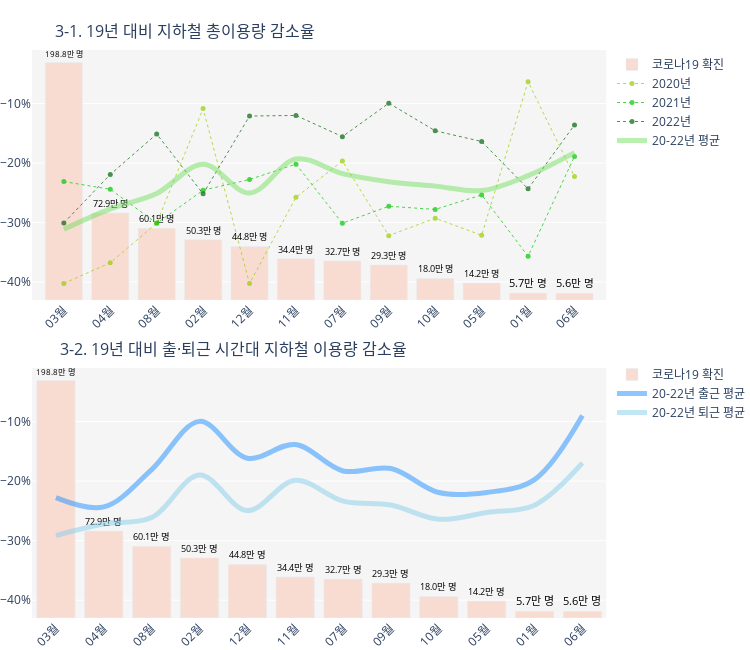

Notebook cell for this chart:
### Code cell
# 서울시의 코로나19 확진 발생 추이와 지하철 이용량의 상관관계 그래프 생성
fig = make_subplots(rows=2, cols=1, vertical_spacing = 0.12,
                    specs=[[{'secondary_y': True}], [{'secondary_y': True}]],
                    subplot_titles=('3-1. 19년 대비 지하철 총이용량 감소율', '3-2. 19년 대비 출·퇴근 시간대 지하철 이용량 감소율'))


# 월별 서울시 코로나19 확진 발생 그래프
text = []
for i in range(12):
    t = round(confirmed_sort['confirmed']/10000, 1)
    cnt = t.iloc[i]
    text.append(f'{cnt}만 명')
fig.add_trace(go.Bar(x=confirmed_sort['month'], y=confirmed_sort['confirmed']/10000, name='코로나19 확진',
                     text=text, textposition='outside', textfont={'color':'black'}, marker_color='#f8dcd2',
                     hovertemplate=text, legendgroup='1'), row=1, col=1)

# 19년 대비 2020년 월별 서울시 지하철 이용량 감소율 그래프
hover_text_2020 = []
for i in sort_indx :
    ratio = ratio_2019['per_2019'][i]
    hover_text_2020.append(f'19년 대비 {ratio}%')

fig.add_trace(go.Scatter(x=confirmed_sort['month'], 
                         y=(ratio_2019[ratio_2019['year']=='2020년']['per_2019']/100).reindex(index=sort_indx), name='2020년',
                         opacity=0.7, mode='lines+markers', marker_size=5, line=dict(color='#99cc00', dash='dot', width=1), 
                         hovertemplate=hover_text_2020, legendgroup='1'),row=1, col=1, secondary_y=True)

# 19년 대비 2021년 월별 서울시 지하철 이용량 감소율 그래프
hover_text_2021 = []
for i in sort_indx2 :
    ratio = ratio_2019['per_2019'][i]
    hover_text_2021.append(f'19년 대비 {ratio}%')
    
fig.add_trace(go.Scatter(x=confirmed_sort['month'], 
                         y=(ratio_2019[ratio_2019['year']=='2021년']['per_2019']/100).reindex(index=sort_indx2), name='2021년',
                         opacity=0.7, mode='lines+markers', marker_size=5, line=dict(color='#00c600', dash='dot', width=1), 
                         hovertemplate=hover_text_2021, legendgroup='1'), row=1, col=1, secondary_y=True)

# 19년 대비 2022년 월별 서울시 지하철 이용량 감소율 그래프
hover_text_2022 = []
for i in sort_indx3 :
    ratio = ratio_2019['per_2019'][i]
    hover_text_2022.append(f'19년 대비 {ratio}%')
    
fig.add_trace(go.Scatter(x=confirmed_sort['month'], 
                         y=(ratio_2019[ratio_2019['year']=='2022년']['per_2019']/100).reindex(index=sort_indx3), name='2022년',
                         opacity=0.7, mode='lines+markers', marker_size=5, line=dict(color='#016509', dash='dot', width=1), 
                         hovertemplate=hover_text_2022, legendgroup='1'), row=1, col=1, secondary_y=True)

# 19년 대비 평균 서울시 지하철 이용량 감소율 그래프
hover_text_mean = []
for i in sort_indx:
    ratio = round(ratio_2019_mean['per_2019'][i],2)
    hover_text_mean.append(f'<b>{ratio}</b>%')
    
fig.add_trace(go.Scatter(x=ratio_2019_mean['month'], y=ratio_2019_mean['per_2019']/100, line_shape='spline', opacity=0.5,
                         mode='lines', name='20-22년 평균', line=dict(color='#74df60', width=5), 
                         hovertemplate=hover_text_mean, legendgroup='1'), row=1, col=1, secondary_y=True)




# 월별 서울시 코로나19 확진 발생 그래프
text = []
for i in range(12):
    t = round(confirmed_sort['confirmed']/10000, 1)
    cnt = t.iloc[i]
    text.append(f'{cnt}만 명')
fig.add_trace(go.Bar(x=confirmed_sort['month'], y=confirmed_sort['confirmed']/10000,name='코로나19 확진',
                     text=text, textposition='outside', textfont={'color':'black'}, marker_color='#f8dcd2',
                     hovertemplate=text, legendgroup='2'), row=2, col=1,)


# 19년 대비 출·퇴근 시간대 평균 서울시 지하철 이용량 감소율 그래프
hover_text_mean = []
for i in sort_indx :
    ratio = round(cummute_ratio_mean['go_to_work_per_2019'][i],2)
    hover_text_mean.append(f'<b>{ratio}</b>%')
    
fig.add_trace(go.Scatter(x=cummute_ratio_mean['month'], y=(cummute_ratio_mean['go_to_work_per_2019']/100).reindex(sort_indx), line_shape='spline',
                         opacity=0.5, mode='lines', name='20-22년 출근 평균', line=dict(color='dodgerblue', width=5), 
                         hovertemplate=hover_text_mean, legendgroup='2'), row=2, col=1, secondary_y=True)

# 19년 대비 출·퇴근 시간대 평균 서울시 지하철 이용량 감소율 그래프
hover_text_mean = []
for i in sort_indx:
    ratio = round(cummute_ratio_mean['get_off_work_per_2019'][i],2)
    hover_text_mean.append(f'<b>{ratio}</b>%')
    
fig.add_trace(go.Scatter(x=cummute_ratio_mean['month'], y=(cummute_ratio_mean['get_off_work_per_2019']/100).reindex(sort_indx), line_shape='spline',
                         opacity=0.5, mode='lines', name='20-22년 퇴근 평균', line=dict(color='skyblue', width=5),
                         hovertemplate=hover_text_mean, legendgroup='2'), row=2, col=1, secondary_y=True)


# 그래프 레이아웃
fig.update_yaxes(showgrid=True)
fig.update_xaxes(tickangle=315, showgrid=False, spikecolor='orangered')
fig.update_layout(width=750, height=650, plot_bgcolor='whitesmoke',
                  yaxis=dict(visible= False),
                  yaxis2=dict(side = 'left',tickformat='.0%', range=[-0.43,-0.01]),
                  yaxis3=dict(visible= False),
                  yaxis4=dict(side = 'left',tickformat='.0%', range=[-0.43,-0.01]),
                  legend=dict(x=0.95, y=1), legend_tracegroupgap=215, 
                  margin=dict(l=0,r=0,b=0,t=50),
                  hovermode='x unified', hoverlabel=dict(bgcolor='white', bordercolor='white'))

fig.layout.annotations[0].update(x=0.25, y=1.01)
fig.layout.annotations[1].update(x=0.33, y=0.45)


# plotly api 연동
# username = 'parkahhyeong'
# api_key = '7w3ys4r0P0495JVPJlHE'
# chart_studio.tools.set_credentials_file(username=username, api_key=api_key)
# py.plot(fig, filename='confirmed_subway', auto_open=True)

fig.show()

### Figure 1 — Plotly figure (JSON) as saved in the notebook; plotly's stock layout.template omitted (floating-point values rounded to 4 significant figures)
{"data": [{"hovertemplate": ["198.8만 명", "72.9만 명", "60.1만 명", "50.3만 명", "44.8만 명", "34.4만 명", "32.7만 명", "29.3만 명", "18.0만 명", "14.2만 명", "5.7만 명", "5.6만 명"], "legendgroup": "1", "marker": {"color": "#f8dcd2"}, "name": "코로나19 확진", "text": ["198.8만 명", "72.9만 명", "60.1만 명", "50.3만 명", "44.8만 명", "34.4만 명", "32.7만 명", "29.3만 명", "18.0만 명", "14.2만 명", "5.7만 명", "5.6만 명"], "textfont": {"color": "black"}, "textposition": "outside", "type": "bar", "x": ["03월", "04월", "08월", "02월", "12월", "11월", "07월", "09월", "10월", "05월", "01월", "06월"], "xaxis": "x", "y": [198.8, 72.86, 60.09, 50.3, 44.75, 34.42, 32.67, 29.28, 17.97, 14.18, 5.731, 5.582], "yaxis": "y"}, {"hovertemplate": ["19년 대비 -40.22%", "19년 대비 -36.76%", "19년 대비 -30.09%", "19년 대비 -10.85%", "19년 대비 -40.25%", "19년 대비 -25.76%", "19년 대비 -19.67%", "19년 대비 -32.2%", "19년 대비 -29.26%", "19년 대비 -32.14%", "19년 대비 -6.34%", "19년 대비 -22.27%"], "legendgroup": "1", "line": {"color": "#99cc00", "dash": "dot", "width": 1}, "marker": {"size": 5}, "mode": "lines+markers", "name": "2020년", "opacity": 0.7, "type": "scatter", "x": ["03월", "04월", "08월", "02월", "12월", "11월", "07월", "09월", "10월", "05월", "01월", "06월"], "xaxis": "x", "y": [-0.4022, -0.3676, -0.3009, -0.1085, -0.4025, -0.2576, -0.1967, -0.322, -0.2926, -0.3214, -0.0634, -0.2227], "yaxis": "y2"}, {"hovertemplate": ["19년 대비 -23.11%", "19년 대비 -24.41%", "19년 대비 -30.12%", "19년 대비 -24.57%", "19년 대비 -22.76%", "19년 대비 -20.18%", "19년 대비 -30.11%", "19년 대비 -27.26%", "19년 대비 -27.79%", "19년 대비 -25.35%", "19년 대비 -35.66%", "19년 대비 -18.88%"], "legendgroup": "1", "line": {"color": "#00c600", "dash": "dot", "width": 1}, "marker": {"size": 5}, "mode": "lines+markers", "name": "2021년", "opacity": 0.7, "type": "scatter", "x": ["03월", "04월", "08월", "02월", "12월", "11월", "07월", "09월", "10월", "05월", "01월", "06월"], "xaxis": "x", "y": [-0.2311, -0.2441, -0.3012, -0.2457, -0.2276, -0.2018, -0.3011, -0.2726, -0.2779, -0.2535, -0.3566, -0.1888], "yaxis": "y2"}, {"hovertemplate": ["19년 대비 -30.06%", "19년 대비 -21.92%", "19년 대비 -15.11%", "19년 대비 -25.17%", "19년 대비 -12.1%", "19년 대비 -12.0%", "19년 대비 -15.56%", "19년 대비 -9.94%", "19년 대비 -14.58%", "19년 대비 -16.38%", "19년 대비 -24.33%", "19년 대비 -13.59%"], "legendgroup": "1", "line": {"color": "#016509", "dash": "dot", "width": 1}, "marker": {"size": 5}, "mode": "lines+markers", "name": "2022년", "opacity": 0.7, "type": "scatter", "x": ["03월", "04월", "08월", "02월", "12월", "11월", "07월", "09월", "10월", "05월", "01월", "06월"], "xaxis": "x", "y": [-0.3006, -0.2192, -0.1511, -0.2517, -0.121, -0.12, -0.1556, -0.0994, -0.1458, -0.1638, -0.2433, -0.1359], "yaxis": "y2"}, {"hovertemplate": ["<b>-31.13</b>%", "<b>-27.7</b>%", "<b>-25.11</b>%", "<b>-20.2</b>%", "<b>-25.04</b>%", "<b>-19.31</b>%", "<b>-21.78</b>%", "<b>-23.13</b>%", "<b>-23.88</b>%", "<b>-24.62</b>%", "<b>-22.11</b>%", "<b>-18.25</b>%"], "legendgroup": "1", "line": {"color": "#74df60", "shape": "spline", "width": 5}, "mode": "lines", "name": "20-22년 평균", "opacity": 0.5, "type": "scatter", "x": ["03월", "04월", "08월", "02월", "12월", "11월", "07월", "09월", "10월", "05월", "01월", "06월"], "xaxis": "x", "y": [-0.3113, -0.277, -0.2511, -0.202, -0.2504, -0.1931, -0.2178, -0.2313, -0.2388, -0.2462, -0.2211, -0.1825], "yaxis": "y2"}, {"hovertemplate": ["198.8만 명", "72.9만 명", "60.1만 명", "50.3만 명", "44.8만 명", "34.4만 명", "32.7만 명", "29.3만 명", "18.0만 명", "14.2만 명", "5.7만 명", "5.6만 명"], "legendgroup": "2", "marker": {"color": "#f8dcd2"}, "name": "코로나19 확진", "text": ["198.8만 명", "72.9만 명", "60.1만 명", "50.3만 명", "44.8만 명", "34.4만 명", "32.7만 명", "29.3만 명", "18.0만 명", "14.2만 명", "5.7만 명", "5.6만 명"], "textfont": {"color": "black"}, "textposition": "outside", "type": "bar", "x": ["03월", "04월", "08월", "02월", "12월", "11월", "07월", "09월", "10월", "05월", "01월", "06월"], "xaxis": "x2", "y": [198.8, 72.86, 60.09, 50.3, 44.75, 34.42, 32.67, 29.28, 17.97, 14.18, 5.731, 5.582], "yaxis": "y3"}, {"hovertemplate": ["<b>-22.77</b>%", "<b>-24.34</b>%", "<b>-18.06</b>%", "<b>-9.96</b>%", "<b>-16.15</b>%", "<b>-13.85</b>%", "<b>-18.29</b>%", "<b>-17.87</b>%", "<b>-21.91</b>%", "<b>-21.89</b>%", "<b>-19.74</b>%", "<b>-8.99</b>%"], "legendgroup": "2", "line": {"color": "dodgerblue", "shape": "spline", "width": 5}, "mode": "lines", "name": "20-22년 출근 평균", "opacity": 0.5, "type": "scatter", "x": ["03월", "04월", "08월", "02월", "12월", "11월", "07월", "09월", "10월", "05월", "01월", "06월"], "xaxis": "x2", "y": [-0.2277, -0.2434, -0.1806, -0.09957, -0.1615, -0.1385, -0.1829, -0.1787, -0.2191, -0.2189, -0.1974, -0.08987], "yaxis": "y4"}, {"hovertemplate": ["<b>-29.15</b>%", "<b>-27.22</b>%", "<b>-26.12</b>%", "<b>-18.97</b>%", "<b>-24.95</b>%", "<b>-19.86</b>%", "<b>-23.36</b>%", "<b>-24.02</b>%", "<b>-26.41</b>%", "<b>-25.26</b>%", "<b>-24.03</b>%", "<b>-16.94</b>%"], "legendgroup": "2", "line": {"color": "skyblue", "shape": "spline", "width": 5}, "mode": "lines", "name": "20-22년 퇴근 평균", "opacity": 0.5, "type": "scatter", "x": ["03월", "04월", "08월", "02월", "12월", "11월", "07월", "09월", "10월", "05월", "01월", "06월"], "xaxis": "x2", "y": [-0.2915, -0.2722, -0.2612, -0.1897, -0.2495, -0.1986, -0.2336, -0.2402, -0.2641, -0.2526, -0.2403, -0.1694], "yaxis": "y4"}], "layout": {"annotations": [{"font": {"size": 16}, "showarrow": false, "text": "3-1. 19년 대비 지하철 총이용량 감소율", "x": 0.25, "xanchor": "center", "xref": "paper", "y": 1.01, "yanchor": "bottom", "yref": "paper"}, {"font": {"size": 16}, "showarrow": false, "text": "3-2. 19년 대비 출·퇴근 시간대 지하철 이용량 감소율", "x": 0.33, "xanchor": "center", "xref": "paper", "y": 0.45, "yanchor": "bottom", "yref": "paper"}], "height": 650, "hoverlabel": {"bgcolor": "white", "bordercolor": "white"}, "hovermode": "x unified", "legend": {"tracegroupgap": 215, "x": 0.95, "y": 1}, "margin": {"b": 0, "l": 0, "r": 0, "t": 50}, "plot_bgcolor": "whitesmoke", "width": 750, "xaxis": {"anchor": "y", "domain": [0, 0.94], "showgrid": false, "spikecolor": "orangered", "tickangle": -45}, "xaxis2": {"anchor": "y3", "domain": [0, 0.94], "showgrid": false, "spikecolor": "orangered", "tickangle": -45}, "yaxis": {"anchor": "x", "domain": [0.56, 1], "showgrid": true, "visible": false}, "yaxis2": {"anchor": "x", "overlaying": "y", "range": [-0.43, -0.01], "showgrid": true, "side": "left", "tickformat": ".0%"}, "yaxis3": {"anchor": "x2", "domain": [0, 0.44], "showgrid": true, "visible": false}, "yaxis4": {"anchor": "x2", "overlaying": "y3", "range": [-0.43, -0.01], "showgrid": true, "side": "left", "tickformat": ".0%"}}}
